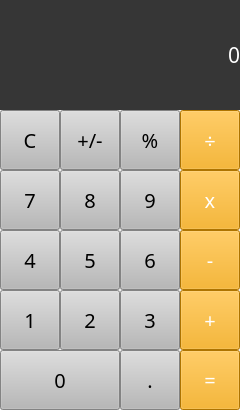
<?xml version="1.0" encoding="UTF-8"?>
<ui version="4.0">
 <class>Calculator</class>
 <widget class="QMainWindow" name="Calculator">
  <property name="geometry">
   <rect>
    <x>0</x>
    <y>0</y>
    <width>240</width>
    <height>410</height>
   </rect>
  </property>
  <property name="windowTitle">
   <string>MainWindow</string>
  </property>
  <widget class="QWidget" name="centralwidget">
   <widget class="QLabel" name="txtResult">
    <property name="geometry">
     <rect>
      <x>0</x>
      <y>0</y>
      <width>240</width>
      <height>110</height>
     </rect>
    </property>
    <property name="palette">
     <palette>
      <active>
       <colorrole role="WindowText">
        <brush brushstyle="SolidPattern">
         <color alpha="255">
          <red>255</red>
          <green>255</green>
          <blue>255</blue>
         </color>
        </brush>
       </colorrole>
       <colorrole role="Button">
        <brush brushstyle="SolidPattern">
         <color alpha="255">
          <red>54</red>
          <green>54</green>
          <blue>54</blue>
         </color>
        </brush>
       </colorrole>
       <colorrole role="Base">
        <brush brushstyle="SolidPattern">
         <color alpha="255">
          <red>54</red>
          <green>54</green>
          <blue>54</blue>
         </color>
        </brush>
       </colorrole>
       <colorrole role="Window">
        <brush brushstyle="SolidPattern">
         <color alpha="255">
          <red>54</red>
          <green>54</green>
          <blue>54</blue>
         </color>
        </brush>
       </colorrole>
      </active>
      <inactive>
       <colorrole role="WindowText">
        <brush brushstyle="SolidPattern">
         <color alpha="255">
          <red>255</red>
          <green>255</green>
          <blue>255</blue>
         </color>
        </brush>
       </colorrole>
       <colorrole role="Button">
        <brush brushstyle="SolidPattern">
         <color alpha="255">
          <red>54</red>
          <green>54</green>
          <blue>54</blue>
         </color>
        </brush>
       </colorrole>
       <colorrole role="Base">
        <brush brushstyle="SolidPattern">
         <color alpha="255">
          <red>54</red>
          <green>54</green>
          <blue>54</blue>
         </color>
        </brush>
       </colorrole>
       <colorrole role="Window">
        <brush brushstyle="SolidPattern">
         <color alpha="255">
          <red>54</red>
          <green>54</green>
          <blue>54</blue>
         </color>
        </brush>
       </colorrole>
      </inactive>
      <disabled>
       <colorrole role="WindowText">
        <brush brushstyle="SolidPattern">
         <color alpha="255">
          <red>120</red>
          <green>120</green>
          <blue>120</blue>
         </color>
        </brush>
       </colorrole>
       <colorrole role="Button">
        <brush brushstyle="SolidPattern">
         <color alpha="255">
          <red>54</red>
          <green>54</green>
          <blue>54</blue>
         </color>
        </brush>
       </colorrole>
       <colorrole role="Base">
        <brush brushstyle="SolidPattern">
         <color alpha="255">
          <red>54</red>
          <green>54</green>
          <blue>54</blue>
         </color>
        </brush>
       </colorrole>
       <colorrole role="Window">
        <brush brushstyle="SolidPattern">
         <color alpha="255">
          <red>54</red>
          <green>54</green>
          <blue>54</blue>
         </color>
        </brush>
       </colorrole>
      </disabled>
     </palette>
    </property>
    <property name="font">
     <font>
      <family>Microsoft JhengHei UI Light</family>
      <pointsize>16</pointsize>
      <weight>50</weight>
      <italic>false</italic>
      <bold>false</bold>
     </font>
    </property>
    <property name="styleSheet">
     <string notr="true">background-color: rgb(54, 54, 54);
</string>
    </property>
    <property name="text">
     <string>0</string>
    </property>
    <property name="alignment">
     <set>Qt::AlignRight|Qt::AlignTrailing|Qt::AlignVCenter</set>
    </property>
   </widget>
   <widget class="QPushButton" name="btnC">
    <property name="geometry">
     <rect>
      <x>0</x>
      <y>110</y>
      <width>60</width>
      <height>60</height>
     </rect>
    </property>
    <property name="font">
     <font>
      <family>Microsoft JhengHei UI Light</family>
      <pointsize>15</pointsize>
      <weight>50</weight>
      <bold>false</bold>
     </font>
    </property>
    <property name="styleSheet">
     <string notr="true">background-color: rgb(184, 184, 184);</string>
    </property>
    <property name="text">
     <string>C</string>
    </property>
   </widget>
   <widget class="QPushButton" name="btnChange">
    <property name="geometry">
     <rect>
      <x>60</x>
      <y>110</y>
      <width>60</width>
      <height>60</height>
     </rect>
    </property>
    <property name="font">
     <font>
      <family>Microsoft JhengHei UI Light</family>
      <pointsize>15</pointsize>
      <weight>50</weight>
      <bold>false</bold>
     </font>
    </property>
    <property name="styleSheet">
     <string notr="true">background-color: rgb(184, 184, 184);</string>
    </property>
    <property name="text">
     <string>+/-</string>
    </property>
   </widget>
   <widget class="QPushButton" name="btn7">
    <property name="geometry">
     <rect>
      <x>0</x>
      <y>170</y>
      <width>60</width>
      <height>60</height>
     </rect>
    </property>
    <property name="font">
     <font>
      <family>Microsoft JhengHei UI Light</family>
      <pointsize>15</pointsize>
      <weight>50</weight>
      <bold>false</bold>
     </font>
    </property>
    <property name="styleSheet">
     <string notr="true">background-color: rgb(184, 184, 184);</string>
    </property>
    <property name="text">
     <string>7</string>
    </property>
   </widget>
   <widget class="QPushButton" name="btn8">
    <property name="geometry">
     <rect>
      <x>60</x>
      <y>170</y>
      <width>60</width>
      <height>60</height>
     </rect>
    </property>
    <property name="font">
     <font>
      <family>Microsoft JhengHei UI Light</family>
      <pointsize>15</pointsize>
      <weight>50</weight>
      <bold>false</bold>
     </font>
    </property>
    <property name="styleSheet">
     <string notr="true">background-color: rgb(184, 184, 184);</string>
    </property>
    <property name="text">
     <string>8</string>
    </property>
   </widget>
   <widget class="QPushButton" name="btn4">
    <property name="geometry">
     <rect>
      <x>0</x>
      <y>230</y>
      <width>60</width>
      <height>60</height>
     </rect>
    </property>
    <property name="font">
     <font>
      <family>Microsoft JhengHei UI Light</family>
      <pointsize>15</pointsize>
      <weight>50</weight>
      <bold>false</bold>
     </font>
    </property>
    <property name="styleSheet">
     <string notr="true">background-color: rgb(184, 184, 184);</string>
    </property>
    <property name="text">
     <string>4</string>
    </property>
   </widget>
   <widget class="QPushButton" name="btn5">
    <property name="geometry">
     <rect>
      <x>60</x>
      <y>230</y>
      <width>60</width>
      <height>60</height>
     </rect>
    </property>
    <property name="font">
     <font>
      <family>Microsoft JhengHei UI Light</family>
      <pointsize>15</pointsize>
      <weight>50</weight>
      <bold>false</bold>
     </font>
    </property>
    <property name="styleSheet">
     <string notr="true">background-color: rgb(184, 184, 184);</string>
    </property>
    <property name="text">
     <string>5</string>
    </property>
   </widget>
   <widget class="QPushButton" name="btn1">
    <property name="geometry">
     <rect>
      <x>0</x>
      <y>290</y>
      <width>60</width>
      <height>60</height>
     </rect>
    </property>
    <property name="font">
     <font>
      <family>Microsoft JhengHei UI Light</family>
      <pointsize>15</pointsize>
      <weight>50</weight>
      <bold>false</bold>
     </font>
    </property>
    <property name="styleSheet">
     <string notr="true">background-color: rgb(184, 184, 184);</string>
    </property>
    <property name="text">
     <string>1</string>
    </property>
   </widget>
   <widget class="QPushButton" name="btn2">
    <property name="geometry">
     <rect>
      <x>60</x>
      <y>290</y>
      <width>60</width>
      <height>60</height>
     </rect>
    </property>
    <property name="font">
     <font>
      <family>Microsoft JhengHei UI Light</family>
      <pointsize>15</pointsize>
      <weight>50</weight>
      <bold>false</bold>
     </font>
    </property>
    <property name="styleSheet">
     <string notr="true">background-color: rgb(184, 184, 184);</string>
    </property>
    <property name="text">
     <string>2</string>
    </property>
   </widget>
   <widget class="QPushButton" name="btn0">
    <property name="geometry">
     <rect>
      <x>0</x>
      <y>350</y>
      <width>120</width>
      <height>60</height>
     </rect>
    </property>
    <property name="font">
     <font>
      <family>Microsoft JhengHei UI Light</family>
      <pointsize>15</pointsize>
      <weight>50</weight>
      <bold>false</bold>
     </font>
    </property>
    <property name="styleSheet">
     <string notr="true">background-color: rgb(184, 184, 184);</string>
    </property>
    <property name="text">
     <string>0</string>
    </property>
   </widget>
   <widget class="QPushButton" name="btn3">
    <property name="geometry">
     <rect>
      <x>120</x>
      <y>290</y>
      <width>60</width>
      <height>60</height>
     </rect>
    </property>
    <property name="font">
     <font>
      <family>Microsoft JhengHei UI Light</family>
      <pointsize>15</pointsize>
      <weight>50</weight>
      <bold>false</bold>
     </font>
    </property>
    <property name="styleSheet">
     <string notr="true">background-color: rgb(184, 184, 184);</string>
    </property>
    <property name="text">
     <string>3</string>
    </property>
   </widget>
   <widget class="QPushButton" name="btn6">
    <property name="geometry">
     <rect>
      <x>120</x>
      <y>230</y>
      <width>60</width>
      <height>60</height>
     </rect>
    </property>
    <property name="font">
     <font>
      <family>Microsoft JhengHei UI Light</family>
      <pointsize>15</pointsize>
      <weight>50</weight>
      <bold>false</bold>
     </font>
    </property>
    <property name="styleSheet">
     <string notr="true">background-color: rgb(184, 184, 184);</string>
    </property>
    <property name="text">
     <string>6</string>
    </property>
   </widget>
   <widget class="QPushButton" name="btnSubtract">
    <property name="geometry">
     <rect>
      <x>180</x>
      <y>230</y>
      <width>60</width>
      <height>60</height>
     </rect>
    </property>
    <property name="palette">
     <palette>
      <active>
       <colorrole role="WindowText">
        <brush brushstyle="SolidPattern">
         <color alpha="255">
          <red>255</red>
          <green>255</green>
          <blue>255</blue>
         </color>
        </brush>
       </colorrole>
       <colorrole role="Button">
        <brush brushstyle="SolidPattern">
         <color alpha="255">
          <red>243</red>
          <green>162</green>
          <blue>0</blue>
         </color>
        </brush>
       </colorrole>
       <colorrole role="Text">
        <brush brushstyle="SolidPattern">
         <color alpha="255">
          <red>255</red>
          <green>255</green>
          <blue>255</blue>
         </color>
        </brush>
       </colorrole>
       <colorrole role="ButtonText">
        <brush brushstyle="SolidPattern">
         <color alpha="255">
          <red>255</red>
          <green>255</green>
          <blue>255</blue>
         </color>
        </brush>
       </colorrole>
       <colorrole role="Base">
        <brush brushstyle="SolidPattern">
         <color alpha="255">
          <red>243</red>
          <green>162</green>
          <blue>0</blue>
         </color>
        </brush>
       </colorrole>
       <colorrole role="Window">
        <brush brushstyle="SolidPattern">
         <color alpha="255">
          <red>243</red>
          <green>162</green>
          <blue>0</blue>
         </color>
        </brush>
       </colorrole>
       <colorrole role="PlaceholderText">
        <brush brushstyle="SolidPattern">
         <color alpha="128">
          <red>255</red>
          <green>255</green>
          <blue>255</blue>
         </color>
        </brush>
       </colorrole>
      </active>
      <inactive>
       <colorrole role="WindowText">
        <brush brushstyle="SolidPattern">
         <color alpha="255">
          <red>255</red>
          <green>255</green>
          <blue>255</blue>
         </color>
        </brush>
       </colorrole>
       <colorrole role="Button">
        <brush brushstyle="SolidPattern">
         <color alpha="255">
          <red>243</red>
          <green>162</green>
          <blue>0</blue>
         </color>
        </brush>
       </colorrole>
       <colorrole role="Text">
        <brush brushstyle="SolidPattern">
         <color alpha="255">
          <red>255</red>
          <green>255</green>
          <blue>255</blue>
         </color>
        </brush>
       </colorrole>
       <colorrole role="ButtonText">
        <brush brushstyle="SolidPattern">
         <color alpha="255">
          <red>255</red>
          <green>255</green>
          <blue>255</blue>
         </color>
        </brush>
       </colorrole>
       <colorrole role="Base">
        <brush brushstyle="SolidPattern">
         <color alpha="255">
          <red>243</red>
          <green>162</green>
          <blue>0</blue>
         </color>
        </brush>
       </colorrole>
       <colorrole role="Window">
        <brush brushstyle="SolidPattern">
         <color alpha="255">
          <red>243</red>
          <green>162</green>
          <blue>0</blue>
         </color>
        </brush>
       </colorrole>
       <colorrole role="PlaceholderText">
        <brush brushstyle="SolidPattern">
         <color alpha="128">
          <red>255</red>
          <green>255</green>
          <blue>255</blue>
         </color>
        </brush>
       </colorrole>
      </inactive>
      <disabled>
       <colorrole role="WindowText">
        <brush brushstyle="SolidPattern">
         <color alpha="255">
          <red>120</red>
          <green>120</green>
          <blue>120</blue>
         </color>
        </brush>
       </colorrole>
       <colorrole role="Button">
        <brush brushstyle="SolidPattern">
         <color alpha="255">
          <red>243</red>
          <green>162</green>
          <blue>0</blue>
         </color>
        </brush>
       </colorrole>
       <colorrole role="Text">
        <brush brushstyle="SolidPattern">
         <color alpha="255">
          <red>120</red>
          <green>120</green>
          <blue>120</blue>
         </color>
        </brush>
       </colorrole>
       <colorrole role="ButtonText">
        <brush brushstyle="SolidPattern">
         <color alpha="255">
          <red>120</red>
          <green>120</green>
          <blue>120</blue>
         </color>
        </brush>
       </colorrole>
       <colorrole role="Base">
        <brush brushstyle="SolidPattern">
         <color alpha="255">
          <red>243</red>
          <green>162</green>
          <blue>0</blue>
         </color>
        </brush>
       </colorrole>
       <colorrole role="Window">
        <brush brushstyle="SolidPattern">
         <color alpha="255">
          <red>243</red>
          <green>162</green>
          <blue>0</blue>
         </color>
        </brush>
       </colorrole>
       <colorrole role="PlaceholderText">
        <brush brushstyle="SolidPattern">
         <color alpha="128">
          <red>0</red>
          <green>0</green>
          <blue>0</blue>
         </color>
        </brush>
       </colorrole>
      </disabled>
     </palette>
    </property>
    <property name="font">
     <font>
      <family>Microsoft JhengHei UI Light</family>
      <pointsize>15</pointsize>
      <weight>50</weight>
      <bold>false</bold>
     </font>
    </property>
    <property name="styleSheet">
     <string notr="true">background-color: rgb(243, 162, 0);</string>
    </property>
    <property name="text">
     <string>-</string>
    </property>
   </widget>
   <widget class="QPushButton" name="btnMultiply">
    <property name="geometry">
     <rect>
      <x>180</x>
      <y>170</y>
      <width>60</width>
      <height>60</height>
     </rect>
    </property>
    <property name="palette">
     <palette>
      <active>
       <colorrole role="WindowText">
        <brush brushstyle="SolidPattern">
         <color alpha="255">
          <red>255</red>
          <green>255</green>
          <blue>255</blue>
         </color>
        </brush>
       </colorrole>
       <colorrole role="Button">
        <brush brushstyle="SolidPattern">
         <color alpha="255">
          <red>243</red>
          <green>162</green>
          <blue>0</blue>
         </color>
        </brush>
       </colorrole>
       <colorrole role="Text">
        <brush brushstyle="SolidPattern">
         <color alpha="255">
          <red>255</red>
          <green>255</green>
          <blue>255</blue>
         </color>
        </brush>
       </colorrole>
       <colorrole role="ButtonText">
        <brush brushstyle="SolidPattern">
         <color alpha="255">
          <red>255</red>
          <green>255</green>
          <blue>255</blue>
         </color>
        </brush>
       </colorrole>
       <colorrole role="Base">
        <brush brushstyle="SolidPattern">
         <color alpha="255">
          <red>243</red>
          <green>162</green>
          <blue>0</blue>
         </color>
        </brush>
       </colorrole>
       <colorrole role="Window">
        <brush brushstyle="SolidPattern">
         <color alpha="255">
          <red>243</red>
          <green>162</green>
          <blue>0</blue>
         </color>
        </brush>
       </colorrole>
       <colorrole role="PlaceholderText">
        <brush brushstyle="SolidPattern">
         <color alpha="128">
          <red>255</red>
          <green>255</green>
          <blue>255</blue>
         </color>
        </brush>
       </colorrole>
      </active>
      <inactive>
       <colorrole role="WindowText">
        <brush brushstyle="SolidPattern">
         <color alpha="255">
          <red>255</red>
          <green>255</green>
          <blue>255</blue>
         </color>
        </brush>
       </colorrole>
       <colorrole role="Button">
        <brush brushstyle="SolidPattern">
         <color alpha="255">
          <red>243</red>
          <green>162</green>
          <blue>0</blue>
         </color>
        </brush>
       </colorrole>
       <colorrole role="Text">
        <brush brushstyle="SolidPattern">
         <color alpha="255">
          <red>255</red>
          <green>255</green>
          <blue>255</blue>
         </color>
        </brush>
       </colorrole>
       <colorrole role="ButtonText">
        <brush brushstyle="SolidPattern">
         <color alpha="255">
          <red>255</red>
          <green>255</green>
          <blue>255</blue>
         </color>
        </brush>
       </colorrole>
       <colorrole role="Base">
        <brush brushstyle="SolidPattern">
         <color alpha="255">
          <red>243</red>
          <green>162</green>
          <blue>0</blue>
         </color>
        </brush>
       </colorrole>
       <colorrole role="Window">
        <brush brushstyle="SolidPattern">
         <color alpha="255">
          <red>243</red>
          <green>162</green>
          <blue>0</blue>
         </color>
        </brush>
       </colorrole>
       <colorrole role="PlaceholderText">
        <brush brushstyle="SolidPattern">
         <color alpha="128">
          <red>255</red>
          <green>255</green>
          <blue>255</blue>
         </color>
        </brush>
       </colorrole>
      </inactive>
      <disabled>
       <colorrole role="WindowText">
        <brush brushstyle="SolidPattern">
         <color alpha="255">
          <red>120</red>
          <green>120</green>
          <blue>120</blue>
         </color>
        </brush>
       </colorrole>
       <colorrole role="Button">
        <brush brushstyle="SolidPattern">
         <color alpha="255">
          <red>243</red>
          <green>162</green>
          <blue>0</blue>
         </color>
        </brush>
       </colorrole>
       <colorrole role="Text">
        <brush brushstyle="SolidPattern">
         <color alpha="255">
          <red>120</red>
          <green>120</green>
          <blue>120</blue>
         </color>
        </brush>
       </colorrole>
       <colorrole role="ButtonText">
        <brush brushstyle="SolidPattern">
         <color alpha="255">
          <red>120</red>
          <green>120</green>
          <blue>120</blue>
         </color>
        </brush>
       </colorrole>
       <colorrole role="Base">
        <brush brushstyle="SolidPattern">
         <color alpha="255">
          <red>243</red>
          <green>162</green>
          <blue>0</blue>
         </color>
        </brush>
       </colorrole>
       <colorrole role="Window">
        <brush brushstyle="SolidPattern">
         <color alpha="255">
          <red>243</red>
          <green>162</green>
          <blue>0</blue>
         </color>
        </brush>
       </colorrole>
       <colorrole role="PlaceholderText">
        <brush brushstyle="SolidPattern">
         <color alpha="128">
          <red>0</red>
          <green>0</green>
          <blue>0</blue>
         </color>
        </brush>
       </colorrole>
      </disabled>
     </palette>
    </property>
    <property name="font">
     <font>
      <family>Microsoft JhengHei UI Light</family>
      <pointsize>15</pointsize>
      <weight>50</weight>
      <bold>false</bold>
     </font>
    </property>
    <property name="styleSheet">
     <string notr="true">background-color: rgb(243, 162, 0);</string>
    </property>
    <property name="text">
     <string>x</string>
    </property>
   </widget>
   <widget class="QPushButton" name="btnPoint">
    <property name="geometry">
     <rect>
      <x>120</x>
      <y>350</y>
      <width>60</width>
      <height>60</height>
     </rect>
    </property>
    <property name="font">
     <font>
      <family>Microsoft JhengHei UI Light</family>
      <pointsize>15</pointsize>
      <weight>50</weight>
      <bold>false</bold>
     </font>
    </property>
    <property name="styleSheet">
     <string notr="true">background-color: rgb(184, 184, 184);</string>
    </property>
    <property name="text">
     <string>.</string>
    </property>
   </widget>
   <widget class="QPushButton" name="btnPercent">
    <property name="geometry">
     <rect>
      <x>120</x>
      <y>110</y>
      <width>60</width>
      <height>60</height>
     </rect>
    </property>
    <property name="font">
     <font>
      <family>Microsoft JhengHei UI Light</family>
      <pointsize>15</pointsize>
      <weight>50</weight>
      <bold>false</bold>
     </font>
    </property>
    <property name="styleSheet">
     <string notr="true">background-color: rgb(184, 184, 184);</string>
    </property>
    <property name="text">
     <string>%</string>
    </property>
   </widget>
   <widget class="QPushButton" name="btnDivide">
    <property name="geometry">
     <rect>
      <x>180</x>
      <y>110</y>
      <width>60</width>
      <height>60</height>
     </rect>
    </property>
    <property name="palette">
     <palette>
      <active>
       <colorrole role="WindowText">
        <brush brushstyle="SolidPattern">
         <color alpha="255">
          <red>255</red>
          <green>255</green>
          <blue>255</blue>
         </color>
        </brush>
       </colorrole>
       <colorrole role="Button">
        <brush brushstyle="SolidPattern">
         <color alpha="255">
          <red>243</red>
          <green>162</green>
          <blue>0</blue>
         </color>
        </brush>
       </colorrole>
       <colorrole role="Text">
        <brush brushstyle="SolidPattern">
         <color alpha="255">
          <red>255</red>
          <green>255</green>
          <blue>255</blue>
         </color>
        </brush>
       </colorrole>
       <colorrole role="ButtonText">
        <brush brushstyle="SolidPattern">
         <color alpha="255">
          <red>255</red>
          <green>255</green>
          <blue>255</blue>
         </color>
        </brush>
       </colorrole>
       <colorrole role="Base">
        <brush brushstyle="SolidPattern">
         <color alpha="255">
          <red>243</red>
          <green>162</green>
          <blue>0</blue>
         </color>
        </brush>
       </colorrole>
       <colorrole role="Window">
        <brush brushstyle="SolidPattern">
         <color alpha="255">
          <red>243</red>
          <green>162</green>
          <blue>0</blue>
         </color>
        </brush>
       </colorrole>
       <colorrole role="PlaceholderText">
        <brush brushstyle="SolidPattern">
         <color alpha="128">
          <red>255</red>
          <green>255</green>
          <blue>255</blue>
         </color>
        </brush>
       </colorrole>
      </active>
      <inactive>
       <colorrole role="WindowText">
        <brush brushstyle="SolidPattern">
         <color alpha="255">
          <red>255</red>
          <green>255</green>
          <blue>255</blue>
         </color>
        </brush>
       </colorrole>
       <colorrole role="Button">
        <brush brushstyle="SolidPattern">
         <color alpha="255">
          <red>243</red>
          <green>162</green>
          <blue>0</blue>
         </color>
        </brush>
       </colorrole>
       <colorrole role="Text">
        <brush brushstyle="SolidPattern">
         <color alpha="255">
          <red>255</red>
          <green>255</green>
          <blue>255</blue>
         </color>
        </brush>
       </colorrole>
       <colorrole role="ButtonText">
        <brush brushstyle="SolidPattern">
         <color alpha="255">
          <red>255</red>
          <green>255</green>
          <blue>255</blue>
         </color>
        </brush>
       </colorrole>
       <colorrole role="Base">
        <brush brushstyle="SolidPattern">
         <color alpha="255">
          <red>243</red>
          <green>162</green>
          <blue>0</blue>
         </color>
        </brush>
       </colorrole>
       <colorrole role="Window">
        <brush brushstyle="SolidPattern">
         <color alpha="255">
          <red>243</red>
          <green>162</green>
          <blue>0</blue>
         </color>
        </brush>
       </colorrole>
       <colorrole role="PlaceholderText">
        <brush brushstyle="SolidPattern">
         <color alpha="128">
          <red>255</red>
          <green>255</green>
          <blue>255</blue>
         </color>
        </brush>
       </colorrole>
      </inactive>
      <disabled>
       <colorrole role="WindowText">
        <brush brushstyle="SolidPattern">
         <color alpha="255">
          <red>120</red>
          <green>120</green>
          <blue>120</blue>
         </color>
        </brush>
       </colorrole>
       <colorrole role="Button">
        <brush brushstyle="SolidPattern">
         <color alpha="255">
          <red>243</red>
          <green>162</green>
          <blue>0</blue>
         </color>
        </brush>
       </colorrole>
       <colorrole role="Text">
        <brush brushstyle="SolidPattern">
         <color alpha="255">
          <red>120</red>
          <green>120</green>
          <blue>120</blue>
         </color>
        </brush>
       </colorrole>
       <colorrole role="ButtonText">
        <brush brushstyle="SolidPattern">
         <color alpha="255">
          <red>120</red>
          <green>120</green>
          <blue>120</blue>
         </color>
        </brush>
       </colorrole>
       <colorrole role="Base">
        <brush brushstyle="SolidPattern">
         <color alpha="255">
          <red>243</red>
          <green>162</green>
          <blue>0</blue>
         </color>
        </brush>
       </colorrole>
       <colorrole role="Window">
        <brush brushstyle="SolidPattern">
         <color alpha="255">
          <red>243</red>
          <green>162</green>
          <blue>0</blue>
         </color>
        </brush>
       </colorrole>
       <colorrole role="PlaceholderText">
        <brush brushstyle="SolidPattern">
         <color alpha="128">
          <red>0</red>
          <green>0</green>
          <blue>0</blue>
         </color>
        </brush>
       </colorrole>
      </disabled>
     </palette>
    </property>
    <property name="font">
     <font>
      <family>Microsoft JhengHei UI Light</family>
      <pointsize>15</pointsize>
      <weight>50</weight>
      <bold>false</bold>
     </font>
    </property>
    <property name="styleSheet">
     <string notr="true">background-color: rgb(243, 162, 0);</string>
    </property>
    <property name="text">
     <string>÷</string>
    </property>
   </widget>
   <widget class="QPushButton" name="btnResult">
    <property name="geometry">
     <rect>
      <x>180</x>
      <y>350</y>
      <width>60</width>
      <height>60</height>
     </rect>
    </property>
    <property name="palette">
     <palette>
      <active>
       <colorrole role="WindowText">
        <brush brushstyle="SolidPattern">
         <color alpha="255">
          <red>255</red>
          <green>255</green>
          <blue>255</blue>
         </color>
        </brush>
       </colorrole>
       <colorrole role="Button">
        <brush brushstyle="SolidPattern">
         <color alpha="255">
          <red>243</red>
          <green>162</green>
          <blue>0</blue>
         </color>
        </brush>
       </colorrole>
       <colorrole role="Text">
        <brush brushstyle="SolidPattern">
         <color alpha="255">
          <red>255</red>
          <green>255</green>
          <blue>255</blue>
         </color>
        </brush>
       </colorrole>
       <colorrole role="ButtonText">
        <brush brushstyle="SolidPattern">
         <color alpha="255">
          <red>255</red>
          <green>255</green>
          <blue>255</blue>
         </color>
        </brush>
       </colorrole>
       <colorrole role="Base">
        <brush brushstyle="SolidPattern">
         <color alpha="255">
          <red>243</red>
          <green>162</green>
          <blue>0</blue>
         </color>
        </brush>
       </colorrole>
       <colorrole role="Window">
        <brush brushstyle="SolidPattern">
         <color alpha="255">
          <red>243</red>
          <green>162</green>
          <blue>0</blue>
         </color>
        </brush>
       </colorrole>
       <colorrole role="PlaceholderText">
        <brush brushstyle="SolidPattern">
         <color alpha="128">
          <red>255</red>
          <green>255</green>
          <blue>255</blue>
         </color>
        </brush>
       </colorrole>
      </active>
      <inactive>
       <colorrole role="WindowText">
        <brush brushstyle="SolidPattern">
         <color alpha="255">
          <red>255</red>
          <green>255</green>
          <blue>255</blue>
         </color>
        </brush>
       </colorrole>
       <colorrole role="Button">
        <brush brushstyle="SolidPattern">
         <color alpha="255">
          <red>243</red>
          <green>162</green>
          <blue>0</blue>
         </color>
        </brush>
       </colorrole>
       <colorrole role="Text">
        <brush brushstyle="SolidPattern">
         <color alpha="255">
          <red>255</red>
          <green>255</green>
          <blue>255</blue>
         </color>
        </brush>
       </colorrole>
       <colorrole role="ButtonText">
        <brush brushstyle="SolidPattern">
         <color alpha="255">
          <red>255</red>
          <green>255</green>
          <blue>255</blue>
         </color>
        </brush>
       </colorrole>
       <colorrole role="Base">
        <brush brushstyle="SolidPattern">
         <color alpha="255">
          <red>243</red>
          <green>162</green>
          <blue>0</blue>
         </color>
        </brush>
       </colorrole>
       <colorrole role="Window">
        <brush brushstyle="SolidPattern">
         <color alpha="255">
          <red>243</red>
          <green>162</green>
          <blue>0</blue>
         </color>
        </brush>
       </colorrole>
       <colorrole role="PlaceholderText">
        <brush brushstyle="SolidPattern">
         <color alpha="128">
          <red>255</red>
          <green>255</green>
          <blue>255</blue>
         </color>
        </brush>
       </colorrole>
      </inactive>
      <disabled>
       <colorrole role="WindowText">
        <brush brushstyle="SolidPattern">
         <color alpha="255">
          <red>120</red>
          <green>120</green>
          <blue>120</blue>
         </color>
        </brush>
       </colorrole>
       <colorrole role="Button">
        <brush brushstyle="SolidPattern">
         <color alpha="255">
          <red>243</red>
          <green>162</green>
          <blue>0</blue>
         </color>
        </brush>
       </colorrole>
       <colorrole role="Text">
        <brush brushstyle="SolidPattern">
         <color alpha="255">
          <red>120</red>
          <green>120</green>
          <blue>120</blue>
         </color>
        </brush>
       </colorrole>
       <colorrole role="ButtonText">
        <brush brushstyle="SolidPattern">
         <color alpha="255">
          <red>120</red>
          <green>120</green>
          <blue>120</blue>
         </color>
        </brush>
       </colorrole>
       <colorrole role="Base">
        <brush brushstyle="SolidPattern">
         <color alpha="255">
          <red>243</red>
          <green>162</green>
          <blue>0</blue>
         </color>
        </brush>
       </colorrole>
       <colorrole role="Window">
        <brush brushstyle="SolidPattern">
         <color alpha="255">
          <red>243</red>
          <green>162</green>
          <blue>0</blue>
         </color>
        </brush>
       </colorrole>
       <colorrole role="PlaceholderText">
        <brush brushstyle="SolidPattern">
         <color alpha="128">
          <red>0</red>
          <green>0</green>
          <blue>0</blue>
         </color>
        </brush>
       </colorrole>
      </disabled>
     </palette>
    </property>
    <property name="font">
     <font>
      <family>Microsoft JhengHei UI Light</family>
      <pointsize>15</pointsize>
      <weight>50</weight>
      <bold>false</bold>
     </font>
    </property>
    <property name="styleSheet">
     <string notr="true">background-color: rgb(243, 162, 0);</string>
    </property>
    <property name="text">
     <string>=</string>
    </property>
   </widget>
   <widget class="QPushButton" name="btn9">
    <property name="geometry">
     <rect>
      <x>120</x>
      <y>170</y>
      <width>60</width>
      <height>60</height>
     </rect>
    </property>
    <property name="font">
     <font>
      <family>Microsoft JhengHei UI Light</family>
      <pointsize>15</pointsize>
      <weight>50</weight>
      <bold>false</bold>
     </font>
    </property>
    <property name="styleSheet">
     <string notr="true">background-color: rgb(184, 184, 184);</string>
    </property>
    <property name="text">
     <string>9</string>
    </property>
   </widget>
   <widget class="QPushButton" name="btnAdd">
    <property name="geometry">
     <rect>
      <x>180</x>
      <y>290</y>
      <width>60</width>
      <height>60</height>
     </rect>
    </property>
    <property name="palette">
     <palette>
      <active>
       <colorrole role="WindowText">
        <brush brushstyle="SolidPattern">
         <color alpha="255">
          <red>255</red>
          <green>255</green>
          <blue>255</blue>
         </color>
        </brush>
       </colorrole>
       <colorrole role="Button">
        <brush brushstyle="SolidPattern">
         <color alpha="255">
          <red>243</red>
          <green>162</green>
          <blue>0</blue>
         </color>
        </brush>
       </colorrole>
       <colorrole role="Text">
        <brush brushstyle="SolidPattern">
         <color alpha="255">
          <red>255</red>
          <green>255</green>
          <blue>255</blue>
         </color>
        </brush>
       </colorrole>
       <colorrole role="ButtonText">
        <brush brushstyle="SolidPattern">
         <color alpha="255">
          <red>255</red>
          <green>255</green>
          <blue>255</blue>
         </color>
        </brush>
       </colorrole>
       <colorrole role="Base">
        <brush brushstyle="SolidPattern">
         <color alpha="255">
          <red>243</red>
          <green>162</green>
          <blue>0</blue>
         </color>
        </brush>
       </colorrole>
       <colorrole role="Window">
        <brush brushstyle="SolidPattern">
         <color alpha="255">
          <red>243</red>
          <green>162</green>
          <blue>0</blue>
         </color>
        </brush>
       </colorrole>
       <colorrole role="PlaceholderText">
        <brush brushstyle="SolidPattern">
         <color alpha="128">
          <red>255</red>
          <green>255</green>
          <blue>255</blue>
         </color>
        </brush>
       </colorrole>
      </active>
      <inactive>
       <colorrole role="WindowText">
        <brush brushstyle="SolidPattern">
         <color alpha="255">
          <red>255</red>
          <green>255</green>
          <blue>255</blue>
         </color>
        </brush>
       </colorrole>
       <colorrole role="Button">
        <brush brushstyle="SolidPattern">
         <color alpha="255">
          <red>243</red>
          <green>162</green>
          <blue>0</blue>
         </color>
        </brush>
       </colorrole>
       <colorrole role="Text">
        <brush brushstyle="SolidPattern">
         <color alpha="255">
          <red>255</red>
          <green>255</green>
          <blue>255</blue>
         </color>
        </brush>
       </colorrole>
       <colorrole role="ButtonText">
        <brush brushstyle="SolidPattern">
         <color alpha="255">
          <red>255</red>
          <green>255</green>
          <blue>255</blue>
         </color>
        </brush>
       </colorrole>
       <colorrole role="Base">
        <brush brushstyle="SolidPattern">
         <color alpha="255">
          <red>243</red>
          <green>162</green>
          <blue>0</blue>
         </color>
        </brush>
       </colorrole>
       <colorrole role="Window">
        <brush brushstyle="SolidPattern">
         <color alpha="255">
          <red>243</red>
          <green>162</green>
          <blue>0</blue>
         </color>
        </brush>
       </colorrole>
       <colorrole role="PlaceholderText">
        <brush brushstyle="SolidPattern">
         <color alpha="128">
          <red>255</red>
          <green>255</green>
          <blue>255</blue>
         </color>
        </brush>
       </colorrole>
      </inactive>
      <disabled>
       <colorrole role="WindowText">
        <brush brushstyle="SolidPattern">
         <color alpha="255">
          <red>120</red>
          <green>120</green>
          <blue>120</blue>
         </color>
        </brush>
       </colorrole>
       <colorrole role="Button">
        <brush brushstyle="SolidPattern">
         <color alpha="255">
          <red>243</red>
          <green>162</green>
          <blue>0</blue>
         </color>
        </brush>
       </colorrole>
       <colorrole role="Text">
        <brush brushstyle="SolidPattern">
         <color alpha="255">
          <red>120</red>
          <green>120</green>
          <blue>120</blue>
         </color>
        </brush>
       </colorrole>
       <colorrole role="ButtonText">
        <brush brushstyle="SolidPattern">
         <color alpha="255">
          <red>120</red>
          <green>120</green>
          <blue>120</blue>
         </color>
        </brush>
       </colorrole>
       <colorrole role="Base">
        <brush brushstyle="SolidPattern">
         <color alpha="255">
          <red>243</red>
          <green>162</green>
          <blue>0</blue>
         </color>
        </brush>
       </colorrole>
       <colorrole role="Window">
        <brush brushstyle="SolidPattern">
         <color alpha="255">
          <red>243</red>
          <green>162</green>
          <blue>0</blue>
         </color>
        </brush>
       </colorrole>
       <colorrole role="PlaceholderText">
        <brush brushstyle="SolidPattern">
         <color alpha="128">
          <red>0</red>
          <green>0</green>
          <blue>0</blue>
         </color>
        </brush>
       </colorrole>
      </disabled>
     </palette>
    </property>
    <property name="font">
     <font>
      <family>Microsoft JhengHei UI Light</family>
      <pointsize>15</pointsize>
      <weight>50</weight>
      <bold>false</bold>
     </font>
    </property>
    <property name="styleSheet">
     <string notr="true">background-color: rgb(243, 162, 0);</string>
    </property>
    <property name="text">
     <string>+</string>
    </property>
   </widget>
  </widget>
 </widget>
 <resources/>
 <connections/>
</ui>
